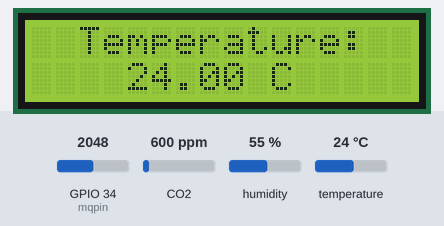
The sketch below on a simulated ESP32. On the bench: 16×2 character LCD. The test bench sets the inputs (shaded band); at power-on: CO2 600 ppm, humidity 55 %, temperature 24 °C, GPIO 34 (mqpin) = 2048. WiFi joins after 1.5 s; servers stay silent unless stated; what the sketch prints to the serial monitor is not drawn.

Above: at 12.3 s.
12.4 s: CO2 set to 452 ppm
At 15.6 s:
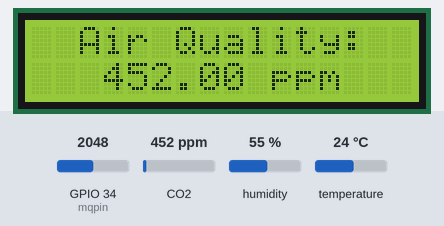
19.2 s: humidity set to 22 %
At 29.4 s:
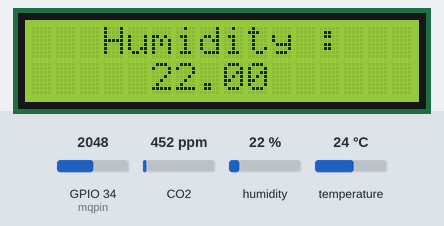
29.7 s: CO2 set to 1050 ppm
At 30.9 s:
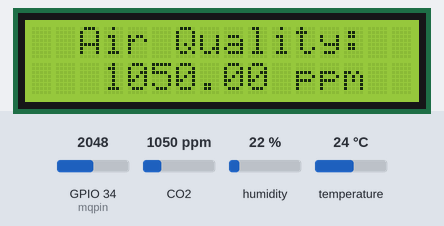
31.8 s: temperature set to 12 °C
At 41.7 s:
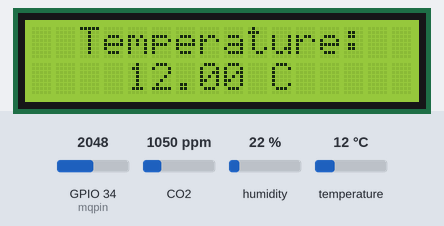
42.7 s: humidity set to 40 %
At 43.6 s:
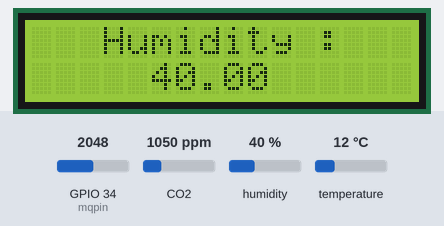
44.8 s: CO2 set to 1700 ppm
At 46.2 s:
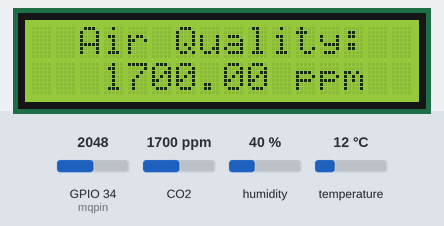
Timing chart, 0 to 47.8 s (numbered marks = the images above; inputs shaded):
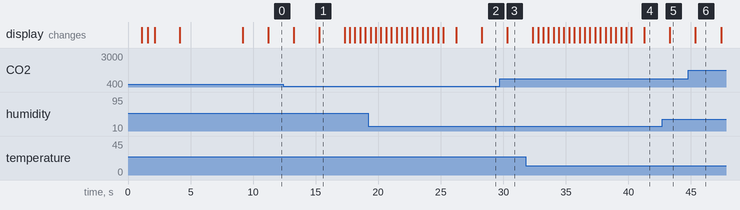

Measured:
- after the input at 29.7 s, the display: changes after 0.61 s (image 3)
- after the input at 42.7 s, the display: changes after 0.62 s (image 5)
- what the display in image 1 shows lasts 2.0 s, from 15.3 s to 17.3 s

The sketch:

humiditysensor-ESP32.ino
```cpp
#include <MQ135.h>
#include <DHT.h>
#include <LiquidCrystal_I2C.h>
#include <WiFi.h>
#include <HTTPClient.h>
#define DHTTYPE DHT11

// Basic Setup
int dhtpin = 26; // DHT11 Output Pin (ESP32)
int mqpin = 34; // MQ135 Output Pin (ESP32)

DHT dht11(dhtpin, DHTTYPE);
MQ135 mq135 = MQ135(mqpin);
LiquidCrystal_I2C lcd(0x27, 16, 2);

float temp_data = 0;
float hum_data = 0;
float air_data = 0;
unsigned long start;
unsigned long ave_start;
unsigned long curr;
const unsigned long interval = 60000;
const unsigned long ave_interval = 600000;

const char* ssid = "WIFINAMEHERE"; // Wifi SSID
const char* password = "WIFIPASSWORDHERE"; // Wifi Password
String Web_App_URL = "GOOGLEAPPSCRIPTLINKHERE"; //Web app in Google Scripts


void WifiSetUP(const char* ssid, const char* pass) {
  // To Setup your Wifi Connection using ESP32 and WIFI library
  WiFi.mode(WIFI_STA); // Sets the ESP 32 in Station mode
  WiFi.begin(ssid, pass); // Connects to the Wifi


  delay(1000);

  int connecting_process_timed_out = 20; //--> 20 = 20 seconds.
  connecting_process_timed_out = connecting_process_timed_out * 2;

  while (WiFi.status() != WL_CONNECTED) {
    lcd.clear();
    lcd.setCursor(0,0);
    lcd.print("Connecting to");
    lcd.setCursor(0,1);
    lcd.print(ssid);
    delay(500);
    lcd.clear(); // Waiting Effect
    delay(500);

    if (connecting_process_timed_out > 0) connecting_process_timed_out--;
    if (connecting_process_timed_out == 0) {
      lcd.clear();
      lcd.setCursor(0,0);
      lcd.print("Connecting");
      lcd.setCursor(0,1);
      lcd.print("failed !");
      delay(1000);
      lcd.clear();
      lcd.setCursor(0,0);
      lcd.print("ESP32 restarted");
      delay(1000);
      ESP.restart();
    }
  }
  lcd.clear();
  lcd.setCursor(0,0);
  lcd.print("WiFi connected");
  lcd.setCursor(0,1);
  lcd.print("successfully.");
  delay(2000);
  lcd.clear();
}


void sendData(String params) {
   // Send the Data to the Google Sheets using the Web App URL
   HTTPClient http;
   String url=Web_App_URL+params;
   Serial.print(url);
   Serial.print("Making a request");
   http.begin(url.c_str()); //Specify the URL and certificate
   int httpCode = http.GET();
   http.setFollowRedirects(HTTPC_STRICT_FOLLOW_REDIRECTS);
   http.end();
   Serial.println(": done "+httpCode);
}

void display_ppm() {
  // Display the CO2 (Carbon Dioxide) in Air by ppm
  int16_t raw = analogRead(mqpin); // Gets the Raw Data got form the Sensor
  Serial.print("raw: ");
  Serial.println(raw);

  float rzero = mq135.getRZero(); // RZero are useful for more accuracy
  Serial.print("Sensor Rzero: ");
  Serial.println(rzero);

  MQ135 new_mq135 = MQ135(mqpin,rzero); // Feedback loop
  float ppm = new_mq135.getPPM(); // more acceptable ppm
  Serial.print("C02 ppm: ");
  Serial.println(ppm);

  // LCD Printing
  lcd.setCursor(2,0);
  lcd.print("Air Quality: ");
  lcd.setCursor(3,1);
  lcd.print(ppm);
  lcd.print(" ppm");
}

float get_ppm() {
   float rzero = mq135.getRZero();
   MQ135 new_mq135 = MQ135(mqpin,rzero);
   float ppm = new_mq135.getPPM();
   return ppm;
}

void display_temperature() {
  // read temperature in Celsius
  float t = dht11.readTemperature();
  Serial.print("Temperature: ");
  Serial.println(t);

  // LCD Printing
  lcd.setCursor(2,0);
  lcd.print("Temperature: ");
  lcd.setCursor(4,1);
  lcd.print(t);
  lcd.print(" C");
}

float get_temp() {
   float t = dht11.readTemperature();
   return t;
}

void display_humidity() {
  // read temperature in Celsius
  float h = dht11.readHumidity();
  Serial.print("Humidity: ");
  Serial.println(h);

  // LCD Printing
  lcd.setCursor(3,0);
  lcd.print("Humidity : ");
  lcd.setCursor(5,1);
  lcd.print(h);
  lcd.print(" ");
}

float get_humid() {
   float h = dht11.readHumidity();
   return h;
}

void Dino() {
  byte dino1[8] = {
  B00000,
  B00000,
  B00000,
  B00000,
  B10000,
  B10000,
  B11000,
  B11111
};

byte dino2[8] = {
  B00000,
  B00001,
  B00001,
  B00001,
  B00001,
  B00011,
  B01111,
  B11111
};
byte dino3[8] = {
  B11111,
  B10111,
  B11111,
  B11100,
  B11111,
  B11100,
  B11100,
  B11100
};
byte dino4[8] = {
  B10000,
  B11000,
  B11000,
  B00000,
  B10000,
  B00000,
  B00000,
  B00000
};
byte dino5[8] = {
  B11111,
  B11111,
  B01111,
  B00111,
  B00011,
  B00011,
  B00010,
  B00011
};
byte dino6[8] = {
  B11111,
  B11111,
  B11111,
  B11111,
  B10110,
  B00010,
  B00010,
  B00011
};

byte dino7[8] = {
  B11111,
  B11001,
  B10000,
  B00000,
  B00000,
  B00000,
  B00000,
  B00000
};

  lcd.createChar(1,dino1);
  lcd.createChar(2,dino2);
  lcd.createChar(3,dino3);
  lcd.createChar(4,dino4);
  lcd.createChar(5,dino5);
  lcd.createChar(6,dino6);
  lcd.createChar(7,dino7);
  for (int a=0; a<=18; a++)
  {


  if(a>=3){
  lcd.setCursor(a-3,0);
  lcd.write(1);}
  if(a>=2)
  {lcd.setCursor(a-2,0);
  lcd.write(2);}
  if(a>=1)
  {lcd.setCursor(a-1,0);
  lcd.write(3);}
  lcd.setCursor(a,0);
  lcd.write(4);

  if(a>=3){
  lcd.setCursor(a-3,1);
  lcd.write(5);}
  if(a>=2){
  lcd.setCursor(a-2,1);
  lcd.write(6);}
  if(a>=1){
  lcd.setCursor(a-1,1);
  lcd.write(7);}

  delay(400);
  lcd.clear();
 }
}


void setup() {
  // put your setup code here, to run once:
  Serial.begin(115200); // Baud Rate is higher in ESP32

  // LCD Setup
  lcd.init();
  lcd.backlight();

  // DHT 11 Setup
  dht11.begin();

  // Wifi Setup
  WifiSetUP(ssid,password);

  // MOTD
  lcd.setCursor(3,0);
  lcd.print("Welcome To");
  lcd.setCursor(0,1);
  lcd.print("Beyonce's Sensor");
  delay(5000);
  lcd.clear();
  delay(2000);

  start = millis();
}

void loop() {
  // display loop
  // display temperature
  display_temperature();
  delay(2000);
  lcd.clear();

  // display humidity
  display_humidity();
  delay(2000);
  lcd.clear();

  // display air quality
  display_ppm();
  delay(2000);
  lcd.clear();

  // recording data
  curr = millis();
  if (curr - start >= interval) {
    Serial.println("1 minute See you Tommorow");
    temp_data += get_temp();
    hum_data += get_humid();
    air_data += get_ppm();
    start = curr;
  }

  if (curr - ave_start >= ave_interval) {
    Serial.println("10 minute napo!");
    temp_data /= 10;
    hum_data /= 10;
    air_data /= 10;

    String temp(temp_data);
    String humid(hum_data);
    String ppm(air_data);
    String params = "?sts=write&temp="+temp+"&humd="+humid+"&quality="+ppm;
    sendData(params);

    temp_data = 0;
    hum_data = 0;
    air_data = 0;

    ave_start = curr;
  }

  Dino();
  Serial.println("-------------");
  delay(1000);
}
```
